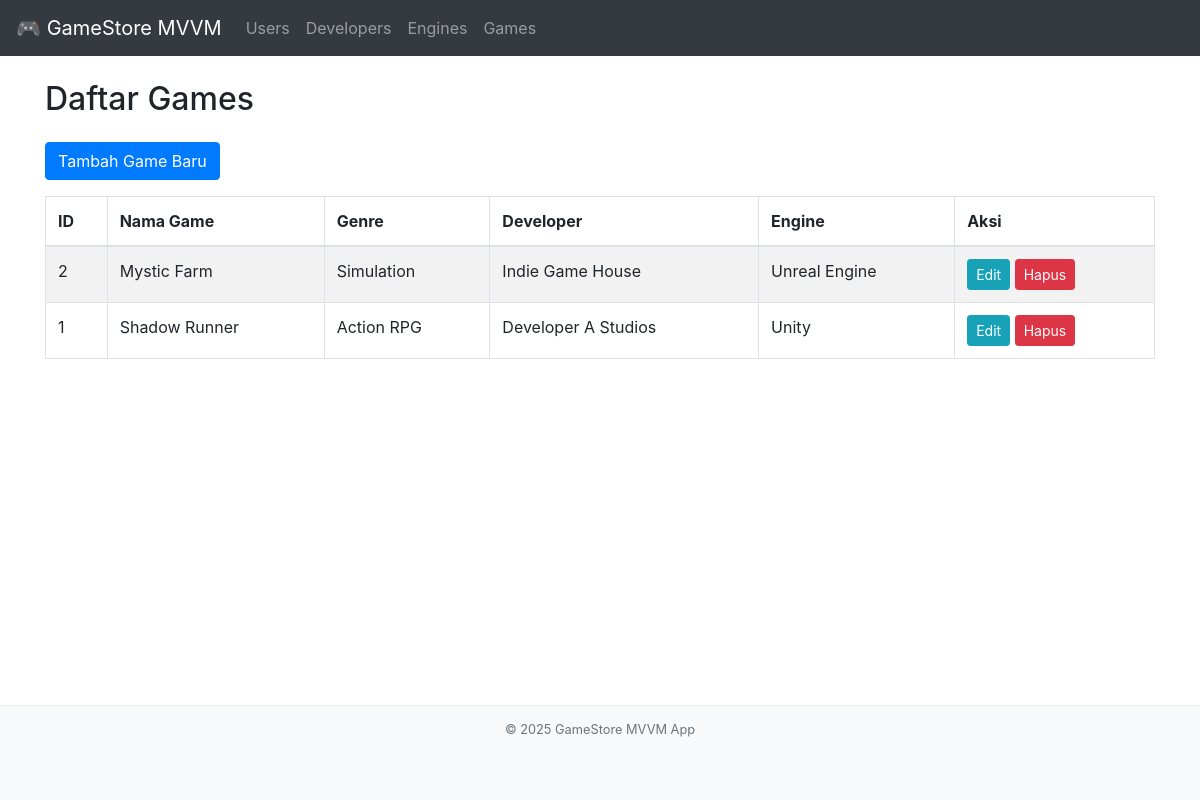
/index.php?page=games, run on the app's committed database.
### tables this page shows
CREATE TABLE Games (
    ID INT PRIMARY KEY AUTO_INCREMENT,
    Nama VARCHAR(255) NOT NULL,
    Genre VARCHAR(100),
    Developer_ID INT NOT NULL,
    Engine_ID INT NOT NULL,
    FOREIGN KEY (Developer_ID) REFERENCES Developers(ID),
    FOREIGN KEY (Engine_ID) REFERENCES Engines(ID)
);

CREATE TABLE Developers (
    ID INT PRIMARY KEY AUTO_INCREMENT,
    Nama VARCHAR(255) NOT NULL,
    Pemilik_ID INT NOT NULL,
    FOREIGN KEY (Pemilik_ID) REFERENCES Users(ID)
);

CREATE TABLE Engines (
    ID INT PRIMARY KEY AUTO_INCREMENT,
    Nama VARCHAR(255) NOT NULL,
    Bahasa_Utama VARCHAR(100)
);

### viewmodels/GameViewModel.php (called while the page is built, shortened)
<?php
require_once('config/Database.php');
require_once('models/Game.php');
class GameViewModel {
    private $game_model;
    public function __construct() {
        $database = new Database();
        $this->db = $database->getConnection();
        $this->game_model = new Game($this->db);
    }
    public function getGames() {
        return $this->game_model->readAll();
    }
}
?>

### config/Database.php (called while the page is built, shortened)
<?php
class Database {
    private $host = "localhost";
    private $db_name = "gamestore_db";
    private $username = "root";
    private $password = "";
    public function getConnection() {
        $this->conn = null;
        try {
            $this->conn = new PDO("mysql:host=" . $this->host . ";dbname=" . $this->db_name, $this->username, $this->password);
            $this->conn->exec("set names utf8");
        } catch(PDOException $exception) {
            echo "Connection error: " . $exception->getMessage();
        }
        return $this->conn;
    }
}
?>

### models/Game.php (called while the page is built, shortened)
<?php
class Game {
    private $conn;
    private $table_name = "Games";
    public function __construct($db) {
        $this->conn = $db;
    }
    public function readAll() {
        $query = "SELECT
                    g.ID, g.Nama, g.Genre, g.Developer_ID, g.Engine_ID,
                    d.Nama as Developer_Nama, e.Nama as Engine_Nama
                  FROM
                    " . $this->table_name . " g
                  LEFT JOIN
                    Developers d ON g.Developer_ID = d.ID
                  LEFT JOIN
                    Engines e ON g.Engine_ID = e.ID
                  ORDER BY
                    g.ID DESC";
        $stmt = $this->conn->prepare($query);
        $stmt->execute();
        return $stmt;
    }
}
?>

### views/game_list.php (the view, shortened to what this page needs)
<?php
$page_title = "Daftar Games";
include_once 'views/template/header.php';
if (isset($_SESSION['message'])): ?>
<?php endif;
$stmt = $viewModel->getGames();
$num = $stmt->rowCount();
?>
<a href="index.php?page=games&action=create" class="btn btn-primary mb-3">Tambah Game Baru</a>
<?php if ($num > 0): ?>
<table class="table table-bordered table-striped">
    <thead>
        <tr>
            <th>ID</th>
            <th>Nama Game</th>
            <th>Genre</th>
            <th>Developer</th>
            <th>Engine</th>
            <th>Aksi</th>
        </tr>
    </thead>
    <tbody>
        <?php while ($row = $stmt->fetch(PDO::FETCH_ASSOC)): ?>
        <tr>
            <td><?php echo $row['ID']; ?></td>
            <td><?php echo htmlspecialchars($row['Nama']); ?></td>
            <td><?php echo htmlspecialchars($row['Genre']); ?></td>
            <td><?php echo htmlspecialchars($row['Developer_Nama']); ?></td>
            <td><?php echo htmlspecialchars($row['Engine_Nama']); ?></td>
            <td>
                <a href="index.php?page=games&action=edit&id=<?php echo $row['ID']; ?>" class="btn btn-sm btn-info">Edit</a>
                <a href="index.php?page=games&action=delete&id=<?php echo $row['ID']; ?>" class="btn btn-sm btn-danger delete-btn">Hapus</a>
            </td>
        </tr>
        <?php endwhile; ?>
    </tbody>
</table>
<?php else: ?>
    <div class="alert alert-warning">Tidak ada data Games.</div>
<?php endif; ?>
<?php include_once 'views/template/footer.php'; ?>

### index.php (shortened to what this page needs)
<?php
require_once('viewmodels/GameViewModel.php');
$page = $_GET['page'] ?? 'home';
$action = $_GET['action'] ?? 'read';
switch ($page) {
    case 'games':
        $viewModel = new GameViewModel();
        $view_dir = 'game';
        break;
}
switch ($action) {
    case 'read':
        include_once("views/{$view_dir}_list.php");
        break;
}
?>

### views/template/header.php (shortened to what this page needs)
<!DOCTYPE html>
<html lang="id">
<head>
    <link rel="stylesheet" href="https://stackpath.bootstrapcdn.com/bootstrap/4.5.2/css/bootstrap.min.css">
</head>
<body>
<nav class="navbar navbar-expand-lg navbar-dark bg-dark fixed-top">
    <a class="navbar-brand" href="index.php?page=home">🎮 GameStore MVVM</a>
    <div class="collapse navbar-collapse" id="navbarNav">
        <ul class="navbar-nav mr-auto">
            <li class="nav-item">
                <a class="nav-link" href="index.php?page=users">Users</a>
            </li>
            <li class="nav-item">
                <a class="nav-link" href="index.php?page=developers">Developers</a>
            </li>
            <li class="nav-item">
                <a class="nav-link" href="index.php?page=engines">Engines</a>
            </li>
            <li class="nav-item">
                <a class="nav-link" href="index.php?page=games">Games</a>
            </li>
        </ul>
    </div>
</nav>
<div class="container mt-4">
    <h2 class="mb-4"><?php echo $page_title ?? "Halaman Utama"; ?></h2>

### views/template/footer.php (shortened to what this page needs)
</div> <footer class="footer fixed-bottom">
    <div class="container text-center text-muted">
        <small>&copy; 2025 GameStore MVVM App</small>
    </div>
</footer>
</body>
</html>

### views/template/header.php (style rules this page uses)
body { padding-top: 56px; }
.footer { padding: 10px 0; background-color: #f8f9fa; border-top: 1px solid #e9ecef; }
.container { margin-bottom: 50px; }

### data on the page
games: ID "2", Nama "Mystic Farm", Genre "Simulation", Developer_ID.Nama "Indie Game House", Engine_ID.Nama "Unreal Engine"
games: ID "1", Nama "Shadow Runner", Genre "Action RPG", Developer_ID.Nama "Developer A Studios", Engine_ID.Nama "Unity"

### other printed values
$page_title "Daftar Games"
